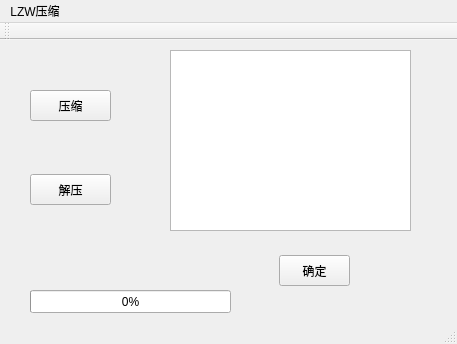
<?xml version="1.0" encoding="UTF-8"?>
<ui version="4.0">
 <class>MainWindow</class>
 <widget class="QMainWindow" name="MainWindow">
  <property name="geometry">
   <rect>
    <x>0</x>
    <y>0</y>
    <width>457</width>
    <height>344</height>
   </rect>
  </property>
  <property name="windowTitle">
   <string>MainWindow</string>
  </property>
  <widget class="QWidget" name="centralWidget">
   <widget class="QPushButton" name="btn_compress">
    <property name="geometry">
     <rect>
      <x>30</x>
      <y>50</y>
      <width>81</width>
      <height>31</height>
     </rect>
    </property>
    <property name="text">
     <string>压缩</string>
    </property>
   </widget>
   <widget class="QPushButton" name="btn_decompress">
    <property name="geometry">
     <rect>
      <x>30</x>
      <y>134</y>
      <width>81</width>
      <height>31</height>
     </rect>
    </property>
    <property name="text">
     <string>解压</string>
    </property>
   </widget>
   <widget class="QPushButton" name="btn_confirm">
    <property name="geometry">
     <rect>
      <x>279</x>
      <y>215</y>
      <width>71</width>
      <height>31</height>
     </rect>
    </property>
    <property name="text">
     <string>确定</string>
    </property>
   </widget>
   <widget class="QLabel" name="label_image">
    <property name="geometry">
     <rect>
      <x>170</x>
      <y>10</y>
      <width>241</width>
      <height>181</height>
     </rect>
    </property>
    <property name="text">
     <string/>
    </property>
   </widget>
   <widget class="QGraphicsView" name="graphicsView">
    <property name="geometry">
     <rect>
      <x>170</x>
      <y>10</y>
      <width>241</width>
      <height>181</height>
     </rect>
    </property>
   </widget>
   <widget class="QProgressBar" name="bar">
    <property name="geometry">
     <rect>
      <x>30</x>
      <y>250</y>
      <width>201</width>
      <height>23</height>
     </rect>
    </property>
    <property name="value">
     <number>0</number>
    </property>
   </widget>
   <widget class="QWidget" name="">
    <property name="geometry">
     <rect>
      <x>290</x>
      <y>270</y>
      <width>74</width>
      <height>11</height>
     </rect>
    </property>
    <layout class="QHBoxLayout" name="horizontalLayout">
     <item>
      <widget class="QLabel" name="label">
       <property name="text">
        <string>计时：</string>
       </property>
      </widget>
     </item>
     <item>
      <widget class="QLabel" name="l_time">
       <property name="text">
        <string> </string>
       </property>
      </widget>
     </item>
    </layout>
   </widget>
   <zorder>btn_compress</zorder>
   <zorder>btn_decompress</zorder>
   <zorder>btn_confirm</zorder>
   <zorder>graphicsView</zorder>
   <zorder>label_image</zorder>
   <zorder>bar</zorder>
   <zorder>label</zorder>
   <zorder>l_time</zorder>
  </widget>
  <widget class="QMenuBar" name="menuBar">
   <property name="geometry">
    <rect>
     <x>0</x>
     <y>0</y>
     <width>457</width>
     <height>17</height>
    </rect>
   </property>
   <widget class="QMenu" name="menuLZW">
    <property name="title">
     <string>LZW压缩</string>
    </property>
   </widget>
   <addaction name="menuLZW"/>
  </widget>
  <widget class="QToolBar" name="mainToolBar">
   <attribute name="toolBarArea">
    <enum>TopToolBarArea</enum>
   </attribute>
   <attribute name="toolBarBreak">
    <bool>false</bool>
   </attribute>
  </widget>
  <widget class="QStatusBar" name="statusBar"/>
 </widget>
 <layoutdefault spacing="6" margin="11"/>
 <resources/>
 <connections/>
</ui>
